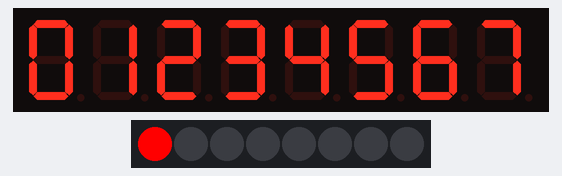
Recording of a sketch running on a simulated Arduino Uno, built with avr-gcc and run on an emulated ATmega328P. Parts: 8-digit seven-segment display, 8 RGB LEDs in strip order, left to right.

Above: at 0.1 s.

The sketch:

TM1638_Hello.ino
```cpp
#include <TM1638plus.h>

#define TM1638_STROBE_TM 7
#define TM1638_CLOCK_TM 9
#define TM1638_DIO_TM 8

TM1638plus tm(TM1638_STROBE_TM,TM1638_CLOCK_TM,TM1638_DIO_TM);

void setup() {
  // 8 characters
  tm.displayText("01234567");
  // Turn on position 0
  tm.setLED(0,1);
  // 0 to 7
  tm.brightness(2);
}

void loop() {
  uint8_t b = tm.readButtons();
}
```
